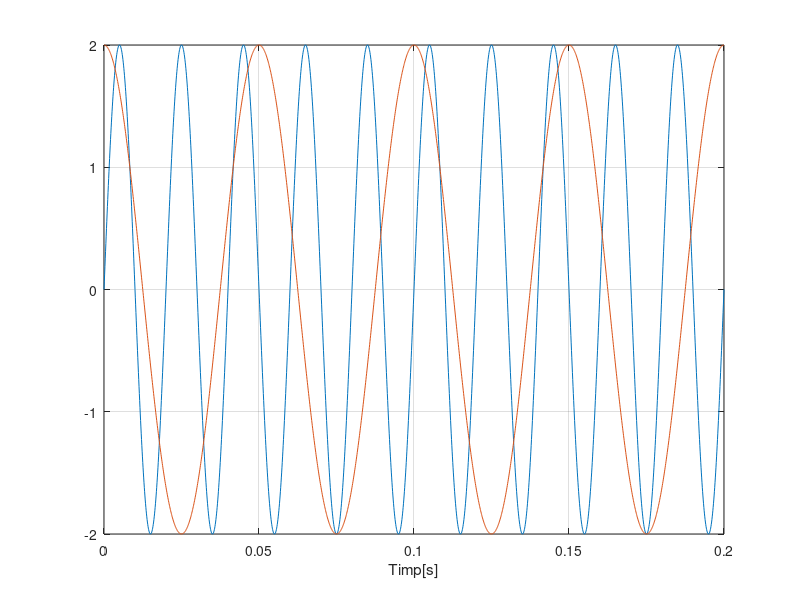

This chart was generated by the following MATLAB code:
F=50; 
t=0:0.0001:0.2; 
s=2*sin(2*pi*F*t); 

F1= 20; 
s1=2*cos(2*pi*F1*t); 
plot(t,s,t,s1), xlabel('Timp[s]'),grid 